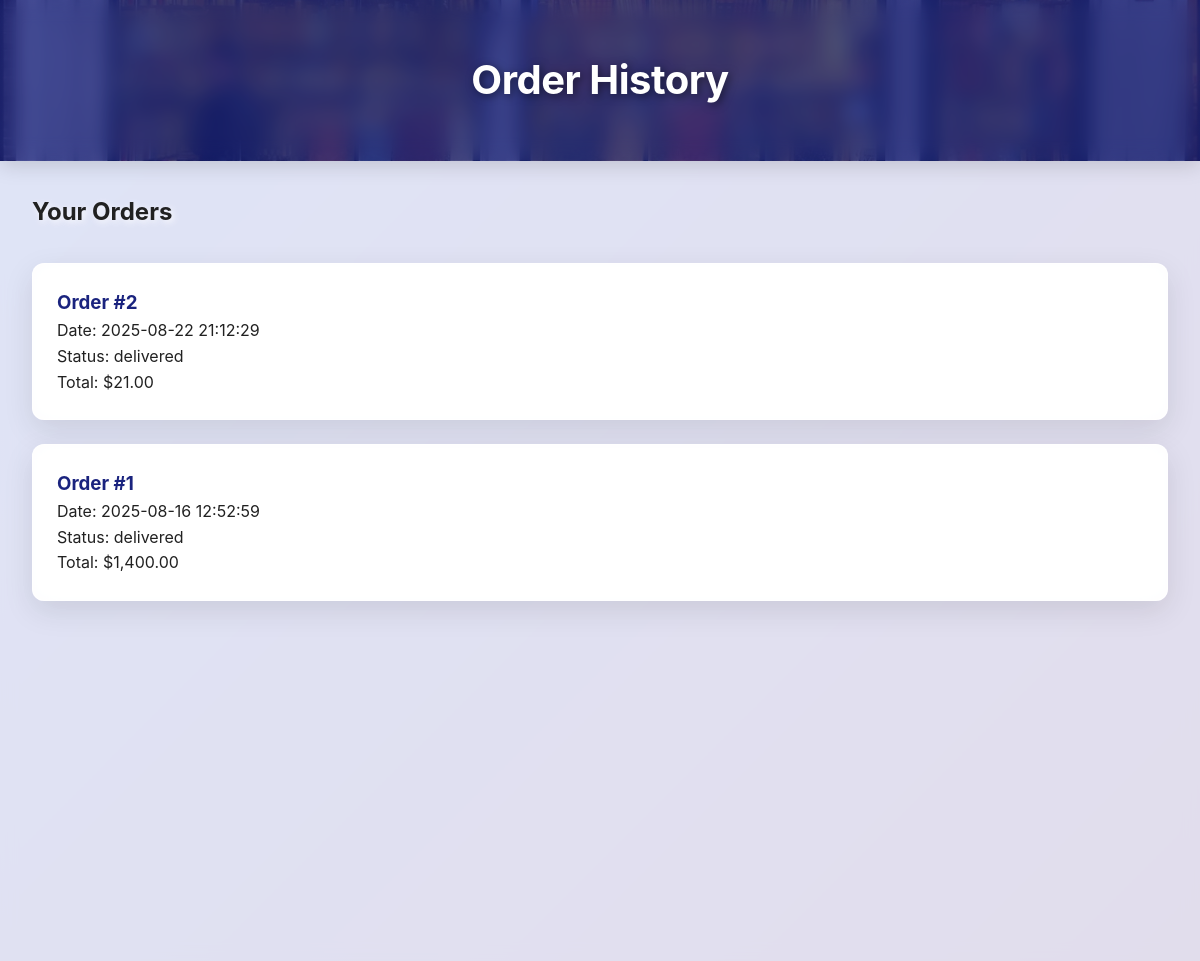
/order_history.php (signed in), run on the app's committed database.
### tables this page shows
CREATE TABLE `orders` (
  `order_id` int(11) NOT NULL,
  `user_id` int(11) DEFAULT NULL,
  `order_date` timestamp NOT NULL DEFAULT current_timestamp(),
  `status` enum('pending','shipped','delivered') NOT NULL DEFAULT 'pending'
);

### order_history.php (the view, shortened to what this page needs)
<?php
include('includes/db_connect.php');
$user_id = $_SESSION['user_id'];
$sql = "SELECT o.order_id, o.order_date, o.status, SUM(oi.quantity * oi.price) as total_price
        FROM orders o
        JOIN order_items oi ON o.order_id = oi.order_id
        WHERE o.user_id = '$user_id'
        GROUP BY o.order_id
        ORDER BY o.order_date DESC";
$result = $conn->query($sql);
?>
<!DOCTYPE html>
<html lang="en">
<head>
    <link rel="stylesheet" href="css/style.css">
</head>
<body>
    <header>
        <div class="container">
            <h1>Order History</h1>
        </div>
   </header>
    <div class="main-content">
        <div class="container">
        <h2>Your Orders</h2>
        <div class="order-history">
            <?php if ($result->num_rows > 0): ?>
                <?php while ($order = $result->fetch_assoc()): ?>
                    <div class="order-item">
                        <h3>Order #<?php echo $order['order_id']; ?></h3>
                        <p>Date: <?php echo $order['order_date']; ?></p>
                        <p>Status: <?php echo $order['status']; ?></p>
                        <p>Total: $<?php echo number_format($order['total_price'], 2); ?></p>
                    </div>
                <?php endwhile; ?>
            <?php else: ?>
                <p>You have no past orders.</p>
            <?php endif; ?>
           </div>
    </div>
</body>
</html>

### css/style.css (style rules this page uses)
:root { --primary-blue: #1a237e; --secondary-blue: #3949ab; --light-blue: #7986cb; --accent-blue: #e8eaf6; --light-gray: #f5f5f5; --medium-gray: #e0e0e0; --dark-gray: #424242; --white: #ffffff; --text-dark: #212121; --text-light: #757575; --shadow-light: rgba(0, 0, 0, 0.1); --shadow-medium: rgba(0, 0, 0, 0.15); --shadow-heavy: rgba(0, 0, 0, 0.25); --gradient-primary: linear-gradient( 135deg, var(--primary-blue) 0%, var(--secondary-blue) 100% ); --gradient-hover: linear-gradient(135deg, #0d1654 0%, #283593 100%); --blur-effect: blur(10px); --border-radius: 12px; --transition-smooth: all 0.3s cubic-bezier(0.4, 0, 0.2, 1); --transition-fast: all 0.2s ease; }
* { margin: 0; padding: 0; box-sizing: border-box; }
body { font-family: "Inter", "Segoe UI", Tahoma, Geneva, Verdana, sans-serif; line-height: 1.6; color: var(--text-dark); min-height: 100vh; overflow-x: hidden; position: relative; background: url("../images/bookstore_bg.jpg") no-repeat center center/cover; background-attachment: fixed; background-color: #667eea; background-image: linear-gradient(135deg, #667eea 0%, #764ba2 100%); }
body::before { content: ""; position: fixed; top: 0; left: 0; width: 100%; height: 100%; background: linear-gradient(135deg, #667eea 0%, #764ba2 100%); z-index: -2; }
.main-content { background: rgba(245, 247, 250, 0.85); backdrop-filter: blur(8px); -webkit-backdrop-filter: blur(8px); min-height: 100vh; position: relative; }
header { position: sticky; top: 0; z-index: 1000; background: linear-gradient( rgba(26, 35, 126, 0.75), rgba(26, 35, 126, 0.75) ), url("../images/cover2.jpg") no-repeat center center/cover; backdrop-filter: var(--blur-effect); -webkit-backdrop-filter: var(--blur-effect); border-bottom: 1px solid rgba(255, 255, 255, 0.001); box-shadow: 0 4px 20px var(--shadow-medium); transition: var(--transition-smooth); }
header::before { content: ""; position: absolute; top: 0; left: 0; right: 0; bottom: 0; background: rgba(26, 35, 126, 0.1); backdrop-filter: var(--blur-effect); -webkit-backdrop-filter: var(--blur-effect); z-index: -1; }
header h1 { color: var(--white); font-size: 2.5rem; font-weight: 700; text-shadow: 2px 2px 8px rgba(0, 0, 0, 0.5); margin: 0; padding: 1rem 0; letter-spacing: -0.5px; text-align: center; }
h2 { color: var(--text-dark); text-shadow: 2px 2px 6px rgba(255, 255, 255, 0.9); font-weight: 700; margin-bottom: 1rem; }
h3 { color: var(--primary-blue); text-shadow: 1px 1px 4px rgba(255, 255, 255, 0.8); }
.container { max-width: 1400px; margin: 0 auto; padding: 2rem; position: relative; }
.cart-list, .order-history { display: grid; gap: 1.5rem; margin-top: 2rem; }
.cart-item, .order-item { background: rgba(255, 255, 255, 0.97); backdrop-filter: blur(12px); -webkit-backdrop-filter: blur(12px); border: 1px solid rgba(255, 255, 255, 0.3); border-radius: var(--border-radius); padding: 1.5rem; box-shadow: 0 10px 30px var(--shadow-light); transition: var(--transition-smooth); }
.book-card, .cart-item, .order-item, form { animation: fadeInUp 0.6s ease-out forwards; }
.main-content { animation: fadeIn 0.5s ease-out; }

### data on the page
orders: order_id "2", order_date "2025-08-22 21:12:29", status "delivered", total_price "21.00"
orders: order_id "1", order_date "2025-08-16 12:52:59", status "delivered", total_price "1,400.00"
